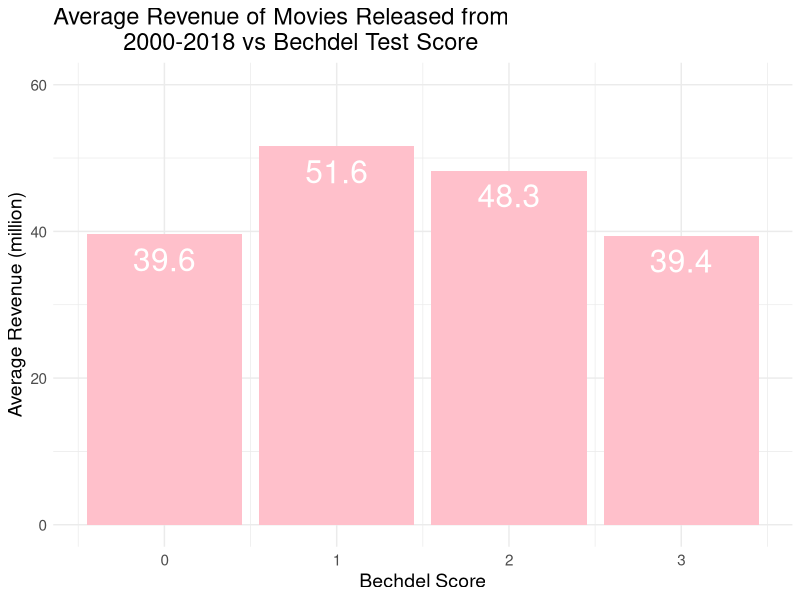

Recreate this plot in R.
library(ggplot2)
library(dplyr)

# goal: Create plot that compares bechdel test score to revenue of
# movies from 2000-2018

# load datsets
rev <- read.csv("../data/Bechdel-master_revenue.csv",
                stringsAsFactors = FALSE)
bechdel <- read.csv("../data/bechdel_test_df.csv",
                    stringsAsFactors = FALSE)

# get rid of uneccessary columns
rev_select <- rev %>%
  select(Movie, Revenue, Year)
  
bechdel_select <- bechdel %>%
  select(title, rating)

# join tibbles
joined_data <- left_join(rev_select, bechdel_select, by = c("Movie" = "title"))

# Filter out movies with no bechdel score (na values), movies where revenue
# is equal to 0, and filter out movies released before 2000 to account
# for inflation.
filtered_data <- joined_data %>%
  filter(!is.na(rating)) %>%
  filter(Revenue > 0) %>%
  filter(Year > 1999)

# Find average revenue of movies with each score (0-3) and scale down
# revenue to make it easier to understand on the chart.
summary_values <- filtered_data %>%
  group_by(rating) %>%
  summarise(avg_rev = mean(Revenue)) %>%
  mutate(rev_to_scale = avg_rev / 1000000,
         rev_to_scale = round(rev_to_scale, 1))

# make plot
plot_3 <- ggplot(data = summary_values, aes(x = rating, y = rev_to_scale)) +
  geom_bar(stat = "identity", fill = "pink") +
  geom_text(aes(label = rev_to_scale), vjust = 1.6, color = "white",
            size = 8) +
  theme_minimal() +
  ggtitle("Average Revenue of Movies Released from
          2000-2018 vs Bechdel Test Score") +
  xlab("Bechdel Score") + ylab("Average Revenue (million)") +
  ylim(0, 60) +
  theme(axis.text = element_text(size = 11)) +
  theme(axis.title = element_text(size = 14)) +
  theme(plot.title = element_text(size = 17))
